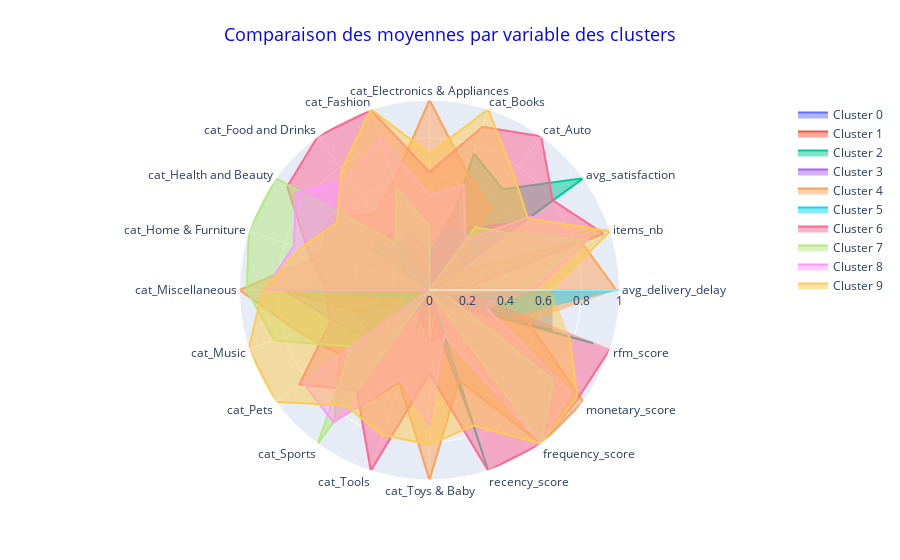

The notebook cell saved with this chart:
### Code cell
X_test = pd.DataFrame(df, index=df.index, columns=df.columns)
X_test["cluster_labels"] = labels

X_test_clusters = X_test.groupby("cluster_labels").mean()
plot_radars(data=X_test_clusters, group="cluster_labels")

### Figure 1 — Plotly figure (JSON) as saved in the notebook; plotly's stock layout.template omitted (floating-point values rounded to 4 significant figures)
{"data": [{"fill": "toself", "name": "Cluster 0", "r": [0.6463, 0.03704, 0.4384, 0.2636, 0.4761, 0.1885, 0.3157, 0.2964, 0.1634, 0, 0.06781, 0.4072, 0.3814, 0.009663, 0.1375, 0.09567, 0.75, 0, 0.1466, 0.6803], "theta": ["avg_delivery_delay", "items_nb", "avg_satisfaction", "cat_Auto", "cat_Books", "cat_Electronics & Appliances", "cat_Fashion", "cat_Food and Drinks", "cat_Health and Beauty", "cat_Home & Furniture", "cat_Miscellaneous", "cat_Music", "cat_Pets", "cat_Sports", "cat_Tools", "cat_Toys & Baby", "recency_score", "frequency_score", "monetary_score", "rfm_score"], "type": "scatterpolar"}, {"fill": "toself", "name": "Cluster 1", "r": [0.7164, 0.002556, 0.4094, 0, 0.5742, 0.0828, 0.2921, 0, 0.02155, 0.01268, 0.7723, 0.3883, 0, 0.06568, 0.1555, 0.2654, 0.25, 0, 0.01413, 0.2267], "theta": ["avg_delivery_delay", "items_nb", "avg_satisfaction", "cat_Auto", "cat_Books", "cat_Electronics & Appliances", "cat_Fashion", "cat_Food and Drinks", "cat_Health and Beauty", "cat_Home & Furniture", "cat_Miscellaneous", "cat_Music", "cat_Pets", "cat_Sports", "cat_Tools", "cat_Toys & Baby", "recency_score", "frequency_score", "monetary_score", "rfm_score"], "type": "scatterpolar"}, {"fill": "toself", "name": "Cluster 2", "r": [0, 0.005687, 1, 0.6552, 0.7557, 0, 0.1626, 0.3585, 0.3621, 0.02555, 0, 0.1128, 0.2016, 0.034, 0.2279, 0.00404, 1, 0, 0.1235, 0.9068], "theta": ["avg_delivery_delay", "items_nb", "avg_satisfaction", "cat_Auto", "cat_Books", "cat_Electronics & Appliances", "cat_Fashion", "cat_Food and Drinks", "cat_Health and Beauty", "cat_Home & Furniture", "cat_Miscellaneous", "cat_Music", "cat_Pets", "cat_Sports", "cat_Tools", "cat_Toys & Baby", "recency_score", "frequency_score", "monetary_score", "rfm_score"], "type": "scatterpolar"}, {"fill": "toself", "name": "Cluster 3", "r": [0.6526, 0.001384, 0.6166, 0.4029, 0.3498, 0.05418, 0.1745, 0.242, 0, 0.0137, 0.7678, 0.5281, 0.4158, 0, 0.1452, 0.2777, 0, 0, 0, 0], "theta": ["avg_delivery_delay", "items_nb", "avg_satisfaction", "cat_Auto", "cat_Books", "cat_Electronics & Appliances", "cat_Fashion", "cat_Food and Drinks", "cat_Health and Beauty", "cat_Home & Furniture", "cat_Miscellaneous", "cat_Music", "cat_Pets", "cat_Sports", "cat_Tools", "cat_Toys & Baby", "recency_score", "frequency_score", "monetary_score", "rfm_score"], "type": "scatterpolar"}, {"fill": "toself", "name": "Cluster 4", "r": [0.9826, 0.8365, 0.1501, 0.5373, 0.6457, 1.0, 0.6045, 0.4914, 0.6501, 0.5954, 1, 0.7209, 0.5817, 0.8498, 0.5125, 1, 0.5, 1, 1.0, 0.5469], "theta": ["avg_delivery_delay", "items_nb", "avg_satisfaction", "cat_Auto", "cat_Books", "cat_Electronics & Appliances", "cat_Fashion", "cat_Food and Drinks", "cat_Health and Beauty", "cat_Home & Furniture", "cat_Miscellaneous", "cat_Music", "cat_Pets", "cat_Sports", "cat_Tools", "cat_Toys & Baby", "recency_score", "frequency_score", "monetary_score", "rfm_score"], "type": "scatterpolar"}, {"fill": "toself", "name": "Cluster 5", "r": [1.0, 0, 0, 0.3645, 0.3422, 0.1961, 0, 0.2841, 0.04806, 0.01797, 0.7628, 0.1267, 0.1784, 0.1343, 0.09463, 0, 0.5, 0, 0.02472, 0.4533], "theta": ["avg_delivery_delay", "items_nb", "avg_satisfaction", "cat_Auto", "cat_Books", "cat_Electronics & Appliances", "cat_Fashion", "cat_Food and Drinks", "cat_Health and Beauty", "cat_Home & Furniture", "cat_Miscellaneous", "cat_Music", "cat_Pets", "cat_Sports", "cat_Tools", "cat_Toys & Baby", "recency_score", "frequency_score", "monetary_score", "rfm_score"], "type": "scatterpolar"}, {"fill": "toself", "name": "Cluster 6", "r": [0.1632, 0.9627, 0.8021, 1.0, 0.9034, 0.6206, 0.9957, 1, 0.9258, 0.6729, 0.5461, 0.55, 0.8464, 0.6524, 1, 0.4389, 1, 1, 0.967, 1], "theta": ["avg_delivery_delay", "items_nb", "avg_satisfaction", "cat_Auto", "cat_Books", "cat_Electronics & Appliances", "cat_Fashion", "cat_Food and Drinks", "cat_Health and Beauty", "cat_Home & Furniture", "cat_Miscellaneous", "cat_Music", "cat_Pets", "cat_Sports", "cat_Tools", "cat_Toys & Baby", "recency_score", "frequency_score", "monetary_score", "rfm_score"], "type": "scatterpolar"}, {"fill": "toself", "name": "Cluster 7", "r": [0.4876, 0.8493, 0.5102, 0.4097, 0, 0.3325, 0.5651, 0.3027, 1, 1, 0.9612, 0.8588, 0.5081, 1, 0, 0.2606, 0, 1, 0.8057, 0.09307], "theta": ["avg_delivery_delay", "items_nb", "avg_satisfaction", "cat_Auto", "cat_Books", "cat_Electronics & Appliances", "cat_Fashion", "cat_Food and Drinks", "cat_Health and Beauty", "cat_Home & Furniture", "cat_Miscellaneous", "cat_Music", "cat_Pets", "cat_Sports", "cat_Tools", "cat_Toys & Baby", "recency_score", "frequency_score", "monetary_score", "rfm_score"], "type": "scatterpolar"}, {"fill": "toself", "name": "Cluster 8", "r": [0.5549, 0.8811, 0.6581, 0.3261, 0.581, 0.4986, 0.847, 0.7235, 0.8674, 0.7506, 0.8685, 0, 0.8254, 0.8599, 0.4914, 0.7163, 0.25, 1, 0.9187, 0.32], "theta": ["avg_delivery_delay", "items_nb", "avg_satisfaction", "cat_Auto", "cat_Books", "cat_Electronics & Appliances", "cat_Fashion", "cat_Food and Drinks", "cat_Health and Beauty", "cat_Home & Furniture", "cat_Miscellaneous", "cat_Music", "cat_Pets", "cat_Sports", "cat_Tools", "cat_Toys & Baby", "recency_score", "frequency_score", "monetary_score", "rfm_score"], "type": "scatterpolar"}, {"fill": "toself", "name": "Cluster 9", "r": [0.6391, 1, 0.6404, 0.7528, 1, 0.7186, 1, 0.7841, 0.6015, 0.7128, 0.8772, 1, 1, 0.7517, 0.8023, 0.8134, 0.75, 1, 0.9621, 0.7734], "theta": ["avg_delivery_delay", "items_nb", "avg_satisfaction", "cat_Auto", "cat_Books", "cat_Electronics & Appliances", "cat_Fashion", "cat_Food and Drinks", "cat_Health and Beauty", "cat_Home & Furniture", "cat_Miscellaneous", "cat_Music", "cat_Pets", "cat_Sports", "cat_Tools", "cat_Toys & Baby", "recency_score", "frequency_score", "monetary_score", "rfm_score"], "type": "scatterpolar"}], "layout": {"polar": {"radialaxis": {"range": [0, 1], "visible": true}}, "showlegend": true, "title": {"font": {"color": "blue", "size": 18}, "text": "Comparaison des moyennes par variable des clusters", "x": 0.5, "xanchor": "center", "y": 0.95, "yanchor": "top"}}}
